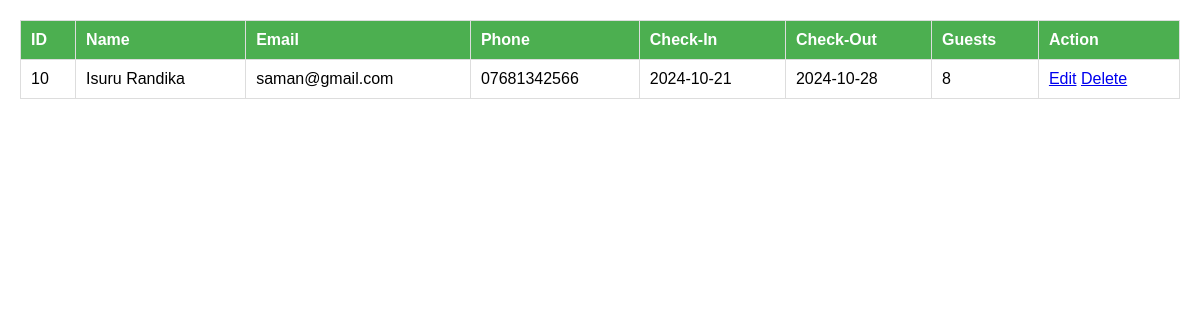
The page /reservation/view_reservations.php on the database its author committed.
### tables this page shows
CREATE TABLE `reservations` (
  `id` int(20) NOT NULL,
  `first_name` varchar(100) NOT NULL,
  `last_name` varchar(100) NOT NULL,
  `email` varchar(100) NOT NULL,
  `phone` varchar(15) NOT NULL,
  `country` varchar(200) NOT NULL,
  `city` varchar(200) NOT NULL,
  `hotel` varchar(200) NOT NULL,
  `room_type` varchar(100) NOT NULL,
  `checkin` date NOT NULL,
  `checkout` date NOT NULL,
  `guests` int(200) NOT NULL
);

### reservation/view_reservations.php (the view, shortened to what this page needs)
<?php
require 'conconfig.php';
?>
<!DOCTYPE html>
<html lang="en">
<head>
    <link rel="stylesheet" href="view.css">
</head>
<body>
    <?php
        $sql = "SELECT * FROM reservations";
        $result = $con->query($sql);
        if ($result->num_rows > 0) {
            echo "<table>
                    <thead>
                        <tr>
                            <th>ID</th>
                            <th>Name</th>
                            <th>Email</th>
                            <th>Phone</th>
                            <th>Check-In</th>
                            <th>Check-Out</th>
                            <th>Guests</th>
                            <th>Action</th>
                        </tr>
                    </thead>
                    <tbody>";
            while($row = $result->fetch_assoc()) {
                echo "<tr>
                        <td>{$row['id']}</td>
                        <td>{$row['first_name']} {$row['last_name']}</td>
                        <td>{$row['email']}</td>
                        <td>{$row['phone']}</td>
                        <td>{$row['checkin']}</td>
                        <td>{$row['checkout']}</td>
                        <td>{$row['guests']}</td>
                        <td>
                            <a href='edit_reservation.php?id={$row['id']}'>Edit</a>
                            <a href='delete_reservation.php?id={$row['id']}'>Delete</a>
                        </td>
                    </tr>";
            }
            echo "</tbody></table>";
        } else {
            echo "No reservations found.";
        }
    ?>
</body>
</html>

### reservation/view.css (style rules this page uses)
body { font-family: Arial, sans-serif; margin: 20px; background-color: #ffffff; }
table { width: 100%; border-collapse: collapse; margin-bottom: 20px; }
th, td { padding: 10px; border: 1px solid #ddd; text-align: left; }
th { background-color: #4CAF50; color: white; }

### rows shown on the page
reservations: id "10", first_name "Isuru", last_name "Randika", email "saman@gmail.com", phone "07681342566", checkin "2024-10-21", checkout "2024-10-28", guests "8"
